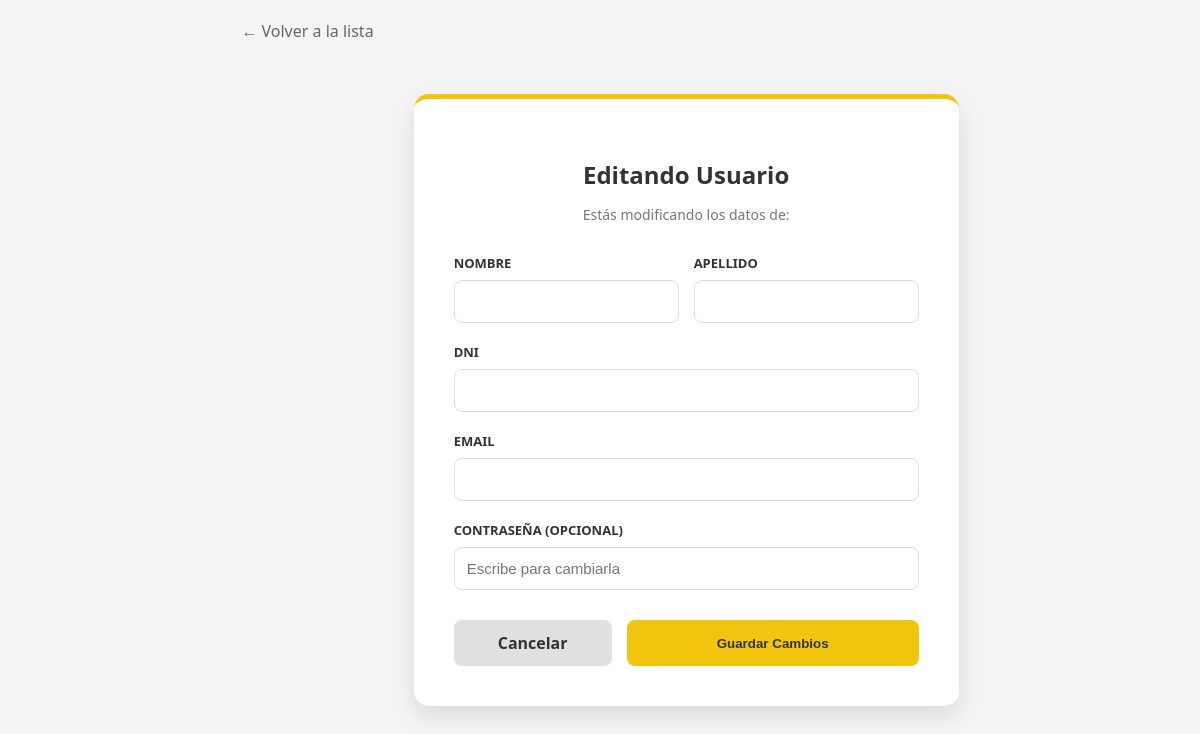
Before: /admin/edit_user/prueba (signed in) with the older database file.
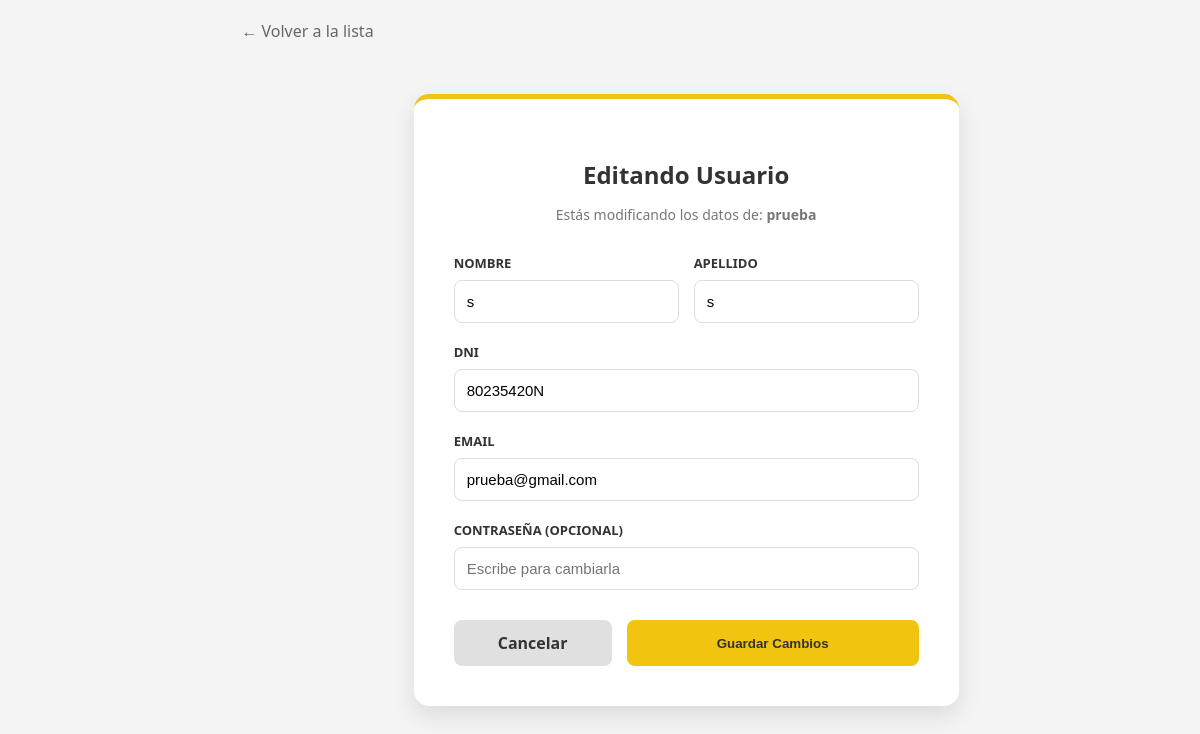
After: the same page with the newer database file.
### tables this page shows
CREATE TABLE Users (
    username VARCHAR(50) PRIMARY KEY,
    password VARCHAR(100), -- ¡Importante la coma al final!
    fav_pokemon INT,
    name VARCHAR(100),
    surname VARCHAR(100),
    dni VARCHAR(20) UNIQUE,
    email VARCHAR(100) UNIQUE,
    role VARCHAR(20)
);

### app/controller/ui/IU_Admin.py (the view, shortened to what this page needs)
    @bp.route('/edit_user/<username>', methods=['GET', 'POST'])
    def edit_user(username):
        if 'user' not in session or session.get('role') != 'ADMIN':
            return redirect(url_for('iu_mprincipal.login'))
        gestor = GestorBD()
        res = gestor.execSQL(f"SELECT * FROM Users WHERE username='{username}'")
        datos = {}
        if res.next():
            datos = {
                'username': res.getString('username'),
                'name': res.getString('name'),
                'surname': res.getString('surname'),
                'dni': res.getString('dni'),
                'email': res.getString('email')
            }
        return render_template('admin_edit_user.html', usuario=datos)

### app/database/GestorBD.py (called while the page is built)
    def crear_tablas_si_no_existen(self):
        print("Verificando integridad de las tablas...")
        try:
            with open('app/database/schema.sql', 'r') as f:
                schema = f.read()
            self.connection.executescript(schema)
            self.connection.commit()
        except Exception as e:
            print(f"Error al verificar/crear tablas: {e}")

    def execSQL(self, sql):
        cursor = self.connection.cursor()
        cursor.execute(sql)
        datos = cursor.fetchall()
        return ResultadoSQL(datos)

### app/database/ResultadoSQL.py (called while the page is built)
    def next(self):
        self.indice += 1
        return self.indice < len(self.datos)

    def getString(self, columna):
        return str(self.datos[self.indice][columna])

### app/templates/admin_edit_user.html (shortened to what this page needs)
<!DOCTYPE html>
<html lang="es">
<head>
    <link rel="stylesheet" href="{{ url_for('static', filename='css/style.css') }}">
</head>
<body style="background-color: #f4f4f4;">
    <div style="padding: 20px;">
        <a href="{{ url_for('iu_admin.users_list') }}" style="text-decoration: none; color: #666;">
            ← Volver a la lista
        </a>
    </div>
    <div class="profile-wrapper">
        <div class="profile-card" style="border-top: 5px solid #f1c40f;">
            <div class="profile-header">
                <h2>Editando Usuario</h2>
                <p>Estás modificando los datos de: <strong>{{ usuario.username }}</strong></p>
            </div>
            <form action="{{ url_for('iu_admin.edit_user', username=usuario.username) }}" method="POST">
                <div style="display: flex; gap: 15px;">
                    <div class="form-group" style="flex: 1;">
                        <label class="form-label">Nombre</label>
                        <input type="text" name="name" class="form-control" value="{{ usuario.name }}" required>
                    </div>
                    <div class="form-group" style="flex: 1;">
                        <label class="form-label">Apellido</label>
                        <input type="text" name="surname" class="form-control" value="{{ usuario.surname }}" required>
                    </div>
                </div>
                <div class="form-group">
                    <label class="form-label">DNI</label>
                    <input type="text" name="dni" class="form-control" value="{{ usuario.dni }}" required>
                </div>
                <div class="form-group">
                    <label class="form-label">Email</label>
                    <input type="email" name="email" class="form-control" value="{{ usuario.email }}" required>
                </div>
                <div class="form-group">
                    <label class="form-label">Contraseña (Opcional)</label>
                    <input type="password" name="password" class="form-control" placeholder="Escribe para cambiarla">
                </div>
                <div class="form-actions">
                    <a href="{{ url_for('iu_admin.users_list') }}" class="btn-cancel">Cancelar</a>
                    <button type="submit" class="btn-save" style="background-color: #f1c40f; color: #333;">Guardar Cambios</button>
                </div>
            </form>
        </div>
    </div>
</body>
</html>

Changed rows visible on the page:
added Users: username "prueba", name "s", surname "s", dni "80235420N", email "prueba@gmail.com"
